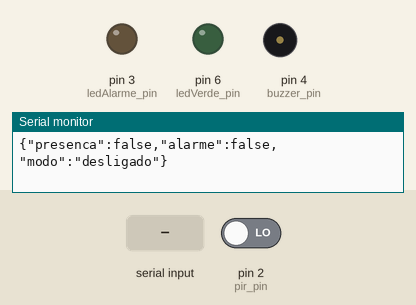
This sketch was run on a simulated Arduino Uno, built with avr-gcc and run on an emulated ATmega328P. Shown: output pins drawn as LEDs (lit = HIGH), buzzer (waves = sounding), the last lines printed to the serial monitor. Dashed ring = blinking. Inputs (shaded band) come from the test bench; at power-on: pin 2 (pir_pin) LOW.

Above: at 1.2 s.
1.3 s: pin 2 (pir_pin) driven HIGH
4.3 s: "alarme\n" received over Serial
At 4.55 s:
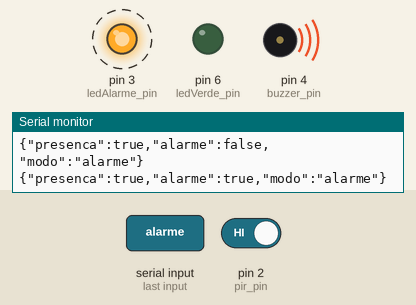
7.3 s: "casa\n" received over Serial
At 8.5 s:
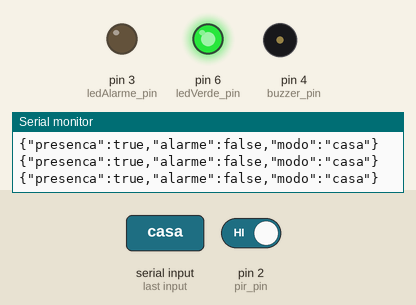
8.8 s: "desligado\n" received over Serial
At 10.0 s:
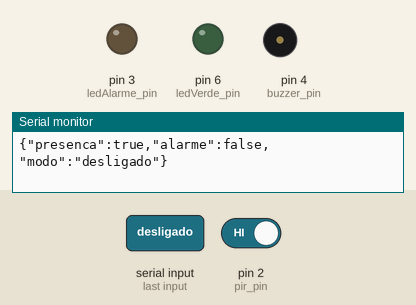
Timing chart, 0 to 11.3 s (numbered marks = the images above; inputs shaded):
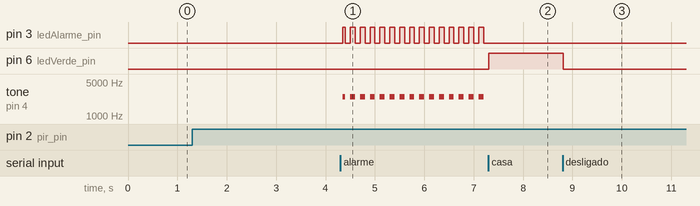

Measured:
- after the input at 4.3 s, pin 3 (ledAlarme_pin): alternates HIGH for 0.10 s and LOW for 0.10 s, starting at once; tone on pin 4 (buzzer_pin): alternates 2500 Hz for 0.10 s and silent for 0.10 s, starting at once
- after the input at 7.3 s, pin 3 (ledAlarme_pin): stops changing and stays LOW; pin 6 (ledVerde_pin): LOW → HIGH at once; tone on pin 4 (buzzer_pin): stops changing and stays silent
- after the input at 8.8 s, pin 6 (ledVerde_pin): HIGH → LOW at once

The sketch:

sistemaPresenca.ino
```cpp
#include <ArduinoJson.h>

// ==== Sensores e atuadores ====
const int pir_pin = 2;
const int ledVerde_pin = 6; // LED do modo casa
const int ledAlarme_pin = 3;
const int buzzer_pin = 4;

// ==== Temporização ====
unsigned long tempoSerial = 0;
unsigned long tempoBuzzer = 0;
const unsigned long intervaloSerial = 1000;
const unsigned long intervaloBuzzer = 100;

// ==== Estados ====
bool buzzerLigado = false;
bool sistemaAtivo = false;
bool alarmeDisparado = false;
bool luzLigadaExibida = false;
char modoAtual[12] = "desligado";

// ==== JSON ====
StaticJsonDocument<200> doc;

// Enviar status JSON pela Serial
void enviarStatusJson()
{
  doc.clear();
  doc["presenca"] = digitalRead(pir_pin) == HIGH;
  doc["alarme"] = alarmeDisparado;
  doc["modo"] = modoAtual;
  serializeJson(doc, Serial);
  Serial.println();
}

// Processa comando vindo da Serial
void processaComando(const char *comando)
{
  if (strcmp(comando, "casa") == 0)
  {
    sistemaAtivo = false;
    alarmeDisparado = false;
    strcpy(modoAtual, "casa");
    digitalWrite(ledVerde_pin, LOW);
    digitalWrite(ledAlarme_pin, LOW);
    noTone(buzzer_pin);
    enviarStatusJson();
  }
  else if (strcmp(comando, "alarme") == 0)
  {
    sistemaAtivo = true;
    alarmeDisparado = false;
    strcpy(modoAtual, "alarme");
    digitalWrite(ledVerde_pin, LOW);
    enviarStatusJson();
  }
  else if (strcmp(comando, "desligado") == 0)
  {
    sistemaAtivo = false;
    alarmeDisparado = false;
    strcpy(modoAtual, "desligado");
    digitalWrite(ledVerde_pin, LOW);
    digitalWrite(ledAlarme_pin, LOW);
    noTone(buzzer_pin);
    enviarStatusJson();
  }
  else if (strcmp(comando, "desativar-alarme") == 0)
  {
    alarmeDisparado = false;
    digitalWrite(ledAlarme_pin, LOW);
    noTone(buzzer_pin);
    enviarStatusJson();
  }
}

void setup()
{
  pinMode(pir_pin, INPUT);
  pinMode(ledVerde_pin, OUTPUT);
  pinMode(ledAlarme_pin, OUTPUT);
  pinMode(buzzer_pin, OUTPUT);
  Serial.begin(9600);
}

void loop()
{
  unsigned long tempoAtual = millis();

  // Ler comandos da Serial
  if (Serial.available())
  {
    String comandoStr = Serial.readStringUntil('\n');
    comandoStr.trim();
    char comando[20];
    comandoStr.toCharArray(comando, sizeof(comando));
    processaComando(comando);
  }

  bool movimento = digitalRead(pir_pin) == HIGH;

  // Lógica do modo
  if (sistemaAtivo && movimento && !alarmeDisparado)
  {
    alarmeDisparado = true;
    enviarStatusJson();
  }

  // Se alarme disparado, continua tocando até desativar
  if (alarmeDisparado)
  {
    if (tempoAtual - tempoBuzzer >= intervaloBuzzer)
    {
      if (buzzerLigado)
      {
        noTone(buzzer_pin);
        digitalWrite(ledAlarme_pin, LOW);
      }
      else
      {
        tone(buzzer_pin, buzzerLigado ? 500 : 2500);
        digitalWrite(ledAlarme_pin, HIGH);
      }
      buzzerLigado = !buzzerLigado;
      tempoBuzzer = tempoAtual;
    }
  }
  else
  {
    noTone(buzzer_pin);
    digitalWrite(ledAlarme_pin, LOW);
  }

  // Lógica do modo casa
  if (strcmp(modoAtual, "casa") == 0)
  {
    if (movimento && !luzLigadaExibida)
    {
      digitalWrite(ledVerde_pin, HIGH);
      luzLigadaExibida = true;
      enviarStatusJson();
    }
    else if (!movimento && luzLigadaExibida)
    {
      digitalWrite(ledVerde_pin, LOW);
      luzLigadaExibida = false;
      enviarStatusJson();
    }
  }

  // Atualização periódica do status
  if (tempoAtual - tempoSerial >= intervaloSerial)
  {
    enviarStatusJson();
    tempoSerial = tempoAtual;
  }
}
```
